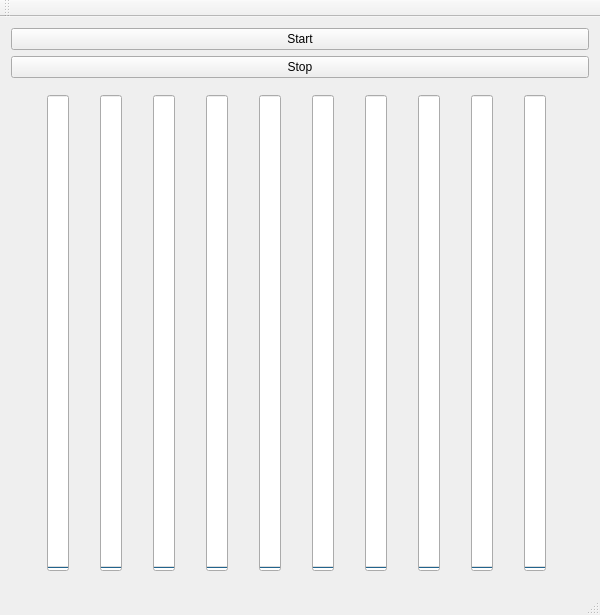
<?xml version="1.0" encoding="UTF-8"?>
<ui version="4.0">
 <class>MainWindow</class>
 <widget class="QMainWindow" name="MainWindow">
  <property name="geometry">
   <rect>
    <x>0</x>
    <y>0</y>
    <width>600</width>
    <height>615</height>
   </rect>
  </property>
  <property name="windowTitle">
   <string>MainWindow</string>
  </property>
  <widget class="QWidget" name="centralWidget">
   <layout class="QVBoxLayout" name="verticalLayout">
    <item>
     <widget class="QPushButton" name="pushButton">
      <property name="text">
       <string>Start</string>
      </property>
     </widget>
    </item>
    <item>
     <widget class="QPushButton" name="pushButton_2">
      <property name="text">
       <string>Stop</string>
      </property>
     </widget>
    </item>
    <item>
     <widget class="QWidget" name="widget" native="true">
      <layout class="QHBoxLayout" name="horizontalLayout">
       <item>
        <widget class="QProgressBar" name="progressBara">
         <property name="minimum">
          <number>0</number>
         </property>
         <property name="maximum">
          <number>4096</number>
         </property>
         <property name="value">
          <number>0</number>
         </property>
         <property name="orientation">
          <enum>Qt::Vertical</enum>
         </property>
        </widget>
       </item>
       <item>
        <widget class="QProgressBar" name="progressBarb">
         <property name="maximum">
          <number>2100</number>
         </property>
         <property name="value">
          <number>0</number>
         </property>
         <property name="orientation">
          <enum>Qt::Vertical</enum>
         </property>
        </widget>
       </item>
       <item>
        <widget class="QProgressBar" name="progressBarc">
         <property name="minimum">
          <number>0</number>
         </property>
         <property name="maximum">
          <number>4096</number>
         </property>
         <property name="value">
          <number>0</number>
         </property>
         <property name="orientation">
          <enum>Qt::Vertical</enum>
         </property>
        </widget>
       </item>
       <item>
        <widget class="QProgressBar" name="progressBard">
         <property name="maximum">
          <number>2100</number>
         </property>
         <property name="value">
          <number>0</number>
         </property>
         <property name="orientation">
          <enum>Qt::Vertical</enum>
         </property>
        </widget>
       </item>
       <item>
        <widget class="QProgressBar" name="progressBare">
         <property name="maximum">
          <number>4096</number>
         </property>
         <property name="value">
          <number>0</number>
         </property>
         <property name="orientation">
          <enum>Qt::Vertical</enum>
         </property>
        </widget>
       </item>
       <item>
        <widget class="QProgressBar" name="progressBarf">
         <property name="minimum">
          <number>0</number>
         </property>
         <property name="maximum">
          <number>2100</number>
         </property>
         <property name="value">
          <number>0</number>
         </property>
         <property name="orientation">
          <enum>Qt::Vertical</enum>
         </property>
        </widget>
       </item>
       <item>
        <widget class="QProgressBar" name="progressBarg">
         <property name="maximum">
          <number>4096</number>
         </property>
         <property name="value">
          <number>0</number>
         </property>
         <property name="orientation">
          <enum>Qt::Vertical</enum>
         </property>
        </widget>
       </item>
       <item>
        <widget class="QProgressBar" name="progressBarh">
         <property name="minimum">
          <number>0</number>
         </property>
         <property name="maximum">
          <number>2100</number>
         </property>
         <property name="value">
          <number>0</number>
         </property>
         <property name="orientation">
          <enum>Qt::Vertical</enum>
         </property>
        </widget>
       </item>
       <item>
        <widget class="QProgressBar" name="progressBari">
         <property name="maximum">
          <number>4096</number>
         </property>
         <property name="value">
          <number>0</number>
         </property>
         <property name="textVisible">
          <bool>true</bool>
         </property>
         <property name="orientation">
          <enum>Qt::Vertical</enum>
         </property>
        </widget>
       </item>
       <item>
        <widget class="QProgressBar" name="progressBarj">
         <property name="maximum">
          <number>2100</number>
         </property>
         <property name="value">
          <number>0</number>
         </property>
         <property name="textVisible">
          <bool>true</bool>
         </property>
         <property name="orientation">
          <enum>Qt::Vertical</enum>
         </property>
        </widget>
       </item>
      </layout>
     </widget>
    </item>
   </layout>
  </widget>
  <widget class="QMenuBar" name="menuBar">
   <property name="geometry">
    <rect>
     <x>0</x>
     <y>0</y>
     <width>600</width>
     <height>26</height>
    </rect>
   </property>
  </widget>
  <widget class="QToolBar" name="mainToolBar">
   <attribute name="toolBarArea">
    <enum>TopToolBarArea</enum>
   </attribute>
   <attribute name="toolBarBreak">
    <bool>false</bool>
   </attribute>
  </widget>
  <widget class="QStatusBar" name="statusBar"/>
 </widget>
 <layoutdefault spacing="6" margin="11"/>
 <resources/>
 <connections/>
</ui>
